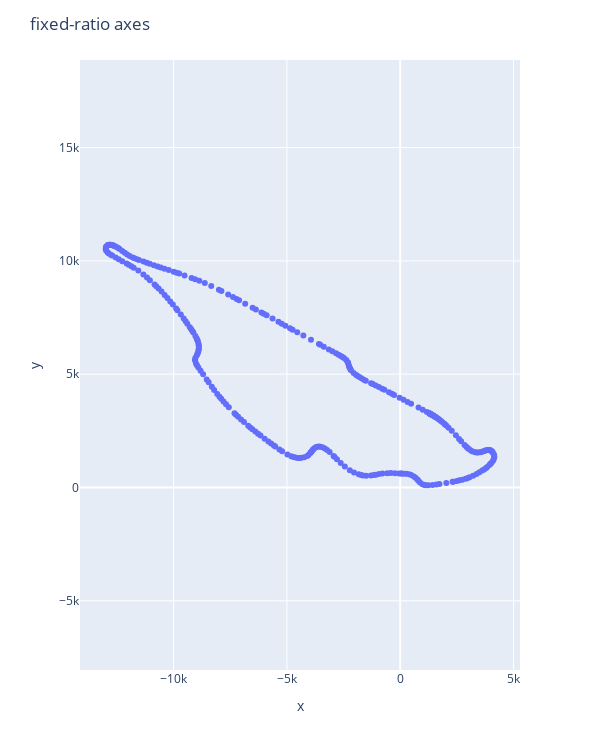

Notebook code for this chart:
### Code cell
# fig = px.scatter(circuit_max, x='X', y="Y")
fig = px.scatter(x=x_trans, y=y_trans)

fig.update_layout(
    width = 600,
    height = 750,
    title = "fixed-ratio axes"
)
fig.update_yaxes(
    scaleanchor = "x",
    scaleratio = 1,
  )

fig.show()

### Figure 1 — Plotly figure (JSON) as saved in the notebook; plotly's stock layout.template omitted (floating-point values rounded to 4 significant figures; data arrays with more than 128 entries replaced by an {"elided": "..."} marker saying what was removed)
{"data": [{"hovertemplate": "x=%{x}<br>y=%{y}<extra></extra>", "legendgroup": "", "marker": {"color": "#636efa", "symbol": "circle"}, "mode": "markers", "name": "", "orientation": "v", "showlegend": false, "type": "scatter", "x": {"elided": "323 float values"}, "xaxis": "x", "y": {"elided": "323 float values"}, "yaxis": "y"}], "layout": {"height": 750, "legend": {"tracegroupgap": 0}, "margin": {"t": 60}, "title": {"text": "fixed-ratio axes"}, "width": 600, "xaxis": {"anchor": "y", "autorange": true, "domain": [0, 1], "range": [-14130.0, 5288.0], "title": {"text": "x"}, "type": "linear"}, "yaxis": {"anchor": "x", "autorange": true, "domain": [0, 1], "range": [-8057.0, 18870.0], "scaleanchor": "x", "scaleratio": 1, "title": {"text": "y"}, "type": "linear"}}}
